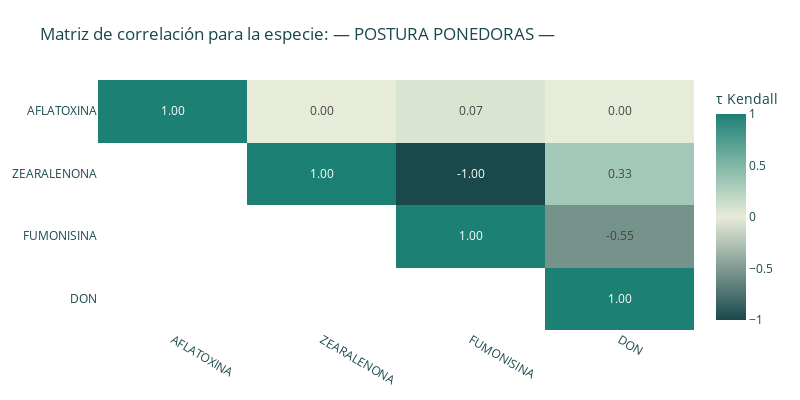

Notebook cell for this chart:
### Code cell
OKUO_DIVERGING = [
    [0.0,  "#1A494C"],  # negativo fuerte
    [0.5,  "#E6ECD8"],  # neutro
    [1.0,  "#1C8074"],  # positivo fuerte
]

for esp in df_cor["ESPECIE"].unique():
    df_ = df_cor[df_cor["ESPECIE"] == esp].copy()

    toxinas_mes_producto = (
        df_.groupby(["Fecha Producción"])
           .agg(
               AFLATOXINA=('AFLA-PPB', 'mean'),
               ZEARALENONA=('ZEARA-PPB', 'mean'),
               FUMONISINA=('FUMO-PPM', 'mean'),
               DON=('DON-PPM', 'mean'),
               temp=('temp', 'mean'),
               pct_hum=('pct_hum', 'mean'),
           )
           .reset_index()
    )

    # Solo micotoxinas (como pediste)
    cols_corr = ["AFLATOXINA", "ZEARALENONA", "FUMONISINA", "DON"]

    # Evita fallos si hay columnas vacías o todo NaN
    if toxinas_mes_producto[cols_corr].dropna(how="all").empty:
        print(f"[{esp}] No hay datos suficientes para correlación.")
        continue

    corr_matrix = toxinas_mes_producto[cols_corr].corr(method="kendall")

    # --- Dejar solo triángulo superior ---
    # máscara triángulo inferior (incluida la diagonal inferior)
    mask_lower = np.tril(np.ones_like(corr_matrix, dtype=bool), k=-1)
    corr_upper = corr_matrix.mask(mask_lower)  # NaN abajo

    # Heatmap con paleta corporativa y triángulo superior
    fig = px.imshow(
        corr_upper,
        text_auto=".2f",
        aspect="auto",
        color_continuous_scale=OKUO_DIVERGING,
        zmin=-1, zmax=1,  # fija límites simétricos
        origin="upper",
        title=f"Matriz de correlación para la especie: — {esp} —", # n={df_.shape[0]}
    )

    fig.update_traces(
        hovertemplate="X:%{y}<br>Y:%{x}<br>τ=%{z:.2f}<extra></extra>"
    )

    fig.update_layout(
        width=800, height=400,
        font=dict(size=12, color="#1A494C"),
        margin=dict(l=70, r=40, t=80, b=60),
        coloraxis_colorbar=dict(title="τ Kendall"),
        paper_bgcolor="#FFFFFF",
        plot_bgcolor="#FFFFFF",
    )

    # Opcional: angula etiquetas si son largas
    fig.update_xaxes(tickangle=30)
    fig.update_yaxes(autorange="reversed")  # para que diagonal quede arriba-izquierda
    fig.show()

    # Guardar HTML (y opcional PNG si tienes kaleido)
    s3.save_plotly_html(fig, f"correlacion_micotoxinas_{esp}.html")
    print(f"Guardado: correlacion_micotoxinas_{esp}.html")

### Figure 1 — Plotly figure (JSON) as saved in the notebook; plotly's stock layout.template omitted (floating-point values rounded to 4 significant figures)
{"data": [{"coloraxis": "coloraxis", "hovertemplate": "X:%{y}<br>Y:%{x}<br>τ=%{z:.2f}<extra></extra>", "name": "0", "texttemplate": "%{z:.2f}", "type": "heatmap", "x": ["AFLATOXINA", "ZEARALENONA", "FUMONISINA", "DON"], "xaxis": "x", "y": ["AFLATOXINA", "ZEARALENONA", "FUMONISINA", "DON"], "yaxis": "y", "z": [[1, 0, 0.06667, 0], [null, 1, -1, 0.3333], [null, null, 1, -0.5521], [null, null, null, 1]]}], "layout": {"coloraxis": {"cmax": 1, "cmin": -1, "colorbar": {"title": {"text": "τ Kendall"}}, "colorscale": [[0, "#1A494C"], [0.5, "#E6ECD8"], [1, "#1C8074"]]}, "font": {"color": "#1A494C", "size": 12}, "height": 400, "margin": {"b": 60, "l": 70, "r": 40, "t": 80}, "paper_bgcolor": "#FFFFFF", "plot_bgcolor": "#FFFFFF", "title": {"text": "Matriz de correlación para la especie: — POSTURA PONEDORAS —"}, "width": 800, "xaxis": {"anchor": "y", "domain": [0, 1], "tickangle": 30}, "yaxis": {"anchor": "x", "autorange": "reversed", "domain": [0, 1]}}}
